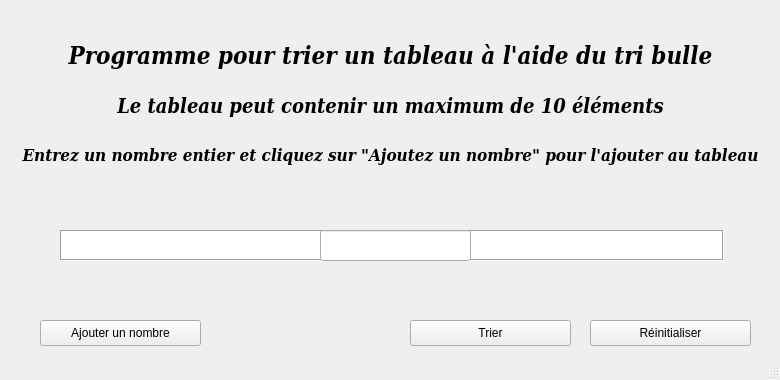
<?xml version="1.0" encoding="UTF-8"?>
<ui version="4.0">
 <class>MainWindow</class>
 <widget class="QMainWindow" name="MainWindow">
  <property name="geometry">
   <rect>
    <x>0</x>
    <y>0</y>
    <width>780</width>
    <height>380</height>
   </rect>
  </property>
  <property name="windowTitle">
   <string>Tri Fusion</string>
  </property>
  <widget class="QWidget" name="centralwidget">
   <widget class="QPushButton" name="sortButton">
    <property name="geometry">
     <rect>
      <x>410</x>
      <y>320</y>
      <width>161</width>
      <height>26</height>
     </rect>
    </property>
    <property name="text">
     <string>Trier</string>
    </property>
   </widget>
   <widget class="QLabel" name="label_3">
    <property name="geometry">
     <rect>
      <x>0</x>
      <y>20</y>
      <width>781</width>
      <height>71</height>
     </rect>
    </property>
    <property name="font">
     <font>
      <family>DejaVu Serif Condensed</family>
      <pointsize>18</pointsize>
      <weight>75</weight>
      <italic>true</italic>
      <bold>true</bold>
     </font>
    </property>
    <property name="text">
     <string>Programme pour trier un tableau à l'aide du tri bulle</string>
    </property>
    <property name="alignment">
     <set>Qt::AlignCenter</set>
    </property>
   </widget>
   <widget class="QPushButton" name="addNumberButton">
    <property name="geometry">
     <rect>
      <x>40</x>
      <y>320</y>
      <width>161</width>
      <height>26</height>
     </rect>
    </property>
    <property name="text">
     <string>Ajouter un nombre</string>
    </property>
   </widget>
   <widget class="QLabel" name="fstInstructionLabel">
    <property name="geometry">
     <rect>
      <x>0</x>
      <y>70</y>
      <width>781</width>
      <height>71</height>
     </rect>
    </property>
    <property name="font">
     <font>
      <family>DejaVu Serif Condensed</family>
      <pointsize>15</pointsize>
      <weight>75</weight>
      <italic>true</italic>
      <bold>true</bold>
     </font>
    </property>
    <property name="text">
     <string>Le tableau peut contenir un maximum de 10 éléments</string>
    </property>
    <property name="alignment">
     <set>Qt::AlignCenter</set>
    </property>
   </widget>
   <widget class="QPushButton" name="reinitilaserButton">
    <property name="geometry">
     <rect>
      <x>590</x>
      <y>320</y>
      <width>161</width>
      <height>26</height>
     </rect>
    </property>
    <property name="text">
     <string>Réinitialiser</string>
    </property>
   </widget>
   <widget class="QLabel" name="scdInstructionLabel">
    <property name="geometry">
     <rect>
      <x>0</x>
      <y>120</y>
      <width>781</width>
      <height>71</height>
     </rect>
    </property>
    <property name="font">
     <font>
      <family>DejaVu Serif Condensed</family>
      <pointsize>13</pointsize>
      <weight>75</weight>
      <italic>true</italic>
      <bold>true</bold>
     </font>
    </property>
    <property name="text">
     <string>Entrez un nombre entier et cliquez sur &quot;Ajoutez un nombre&quot; pour l'ajouter au tableau</string>
    </property>
    <property name="alignment">
     <set>Qt::AlignCenter</set>
    </property>
   </widget>
   <widget class="QTableWidget" name="tableWidget">
    <property name="enabled">
     <bool>true</bool>
    </property>
    <property name="geometry">
     <rect>
      <x>60</x>
      <y>230</y>
      <width>664</width>
      <height>31</height>
     </rect>
    </property>
    <property name="frameShape">
     <enum>QFrame::Box</enum>
    </property>
    <property name="verticalScrollBarPolicy">
     <enum>Qt::ScrollBarAsNeeded</enum>
    </property>
    <property name="horizontalScrollBarPolicy">
     <enum>Qt::ScrollBarAsNeeded</enum>
    </property>
    <property name="sizeAdjustPolicy">
     <enum>QAbstractScrollArea::AdjustToContents</enum>
    </property>
    <property name="autoScroll">
     <bool>true</bool>
    </property>
    <property name="editTriggers">
     <set>QAbstractItemView::NoEditTriggers</set>
    </property>
    <property name="dragDropOverwriteMode">
     <bool>false</bool>
    </property>
    <property name="selectionMode">
     <enum>QAbstractItemView::NoSelection</enum>
    </property>
    <property name="iconSize">
     <size>
      <width>0</width>
      <height>0</height>
     </size>
    </property>
    <property name="horizontalScrollMode">
     <enum>QAbstractItemView::ScrollPerItem</enum>
    </property>
    <attribute name="horizontalHeaderVisible">
     <bool>false</bool>
    </attribute>
    <attribute name="verticalHeaderVisible">
     <bool>false</bool>
    </attribute>
   </widget>
   <widget class="QLineEdit" name="userInput">
    <property name="geometry">
     <rect>
      <x>320</x>
      <y>230</y>
      <width>151</width>
      <height>31</height>
     </rect>
    </property>
   </widget>
  </widget>
  <widget class="QStatusBar" name="statusbar"/>
 </widget>
 <resources/>
 <connections/>
</ui>
